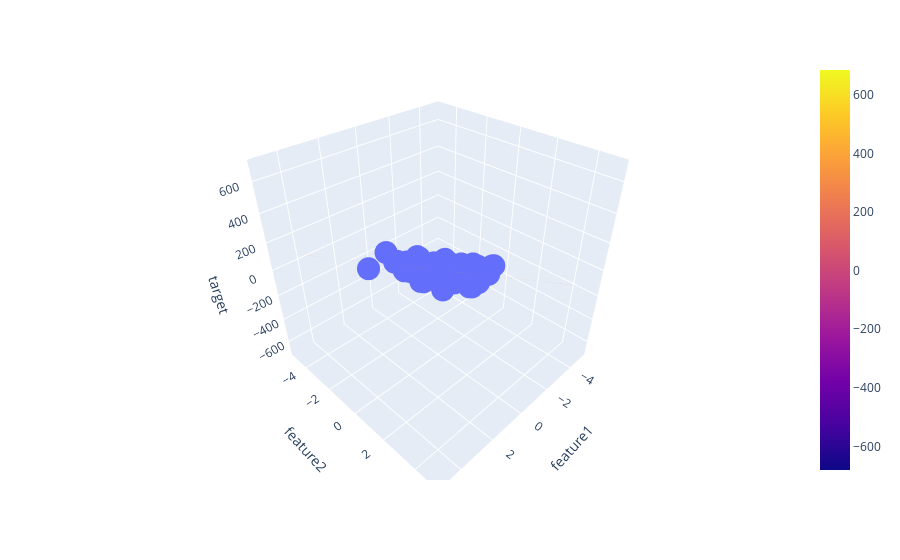

Notebook code cell kept with this figure:
### Code cell
fig = px.scatter_3d(df,x='feature1',y='feature2',z='target')
fig.add_trace(go.Surface(x=x,y=y,z=z))
fig.show()
